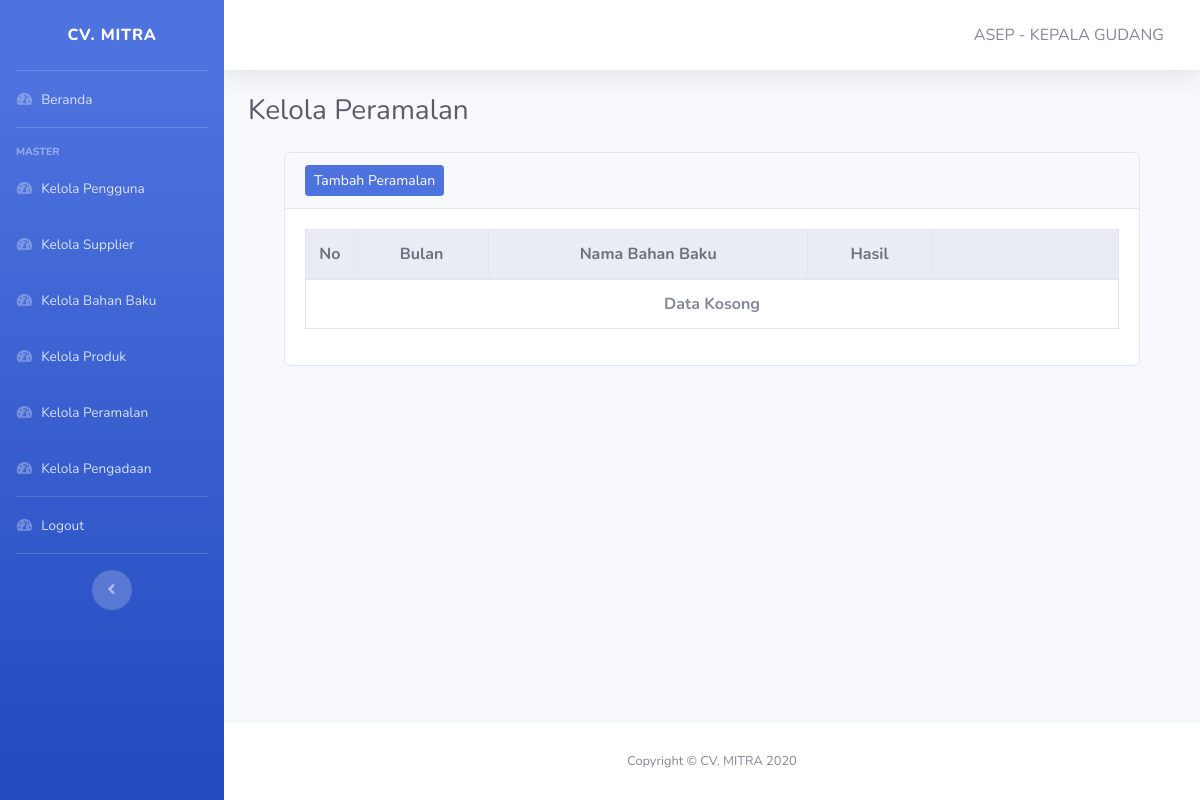
/pages/admin/kelola-peramalan.php (signed in), run on an earlier commit of the app's database.
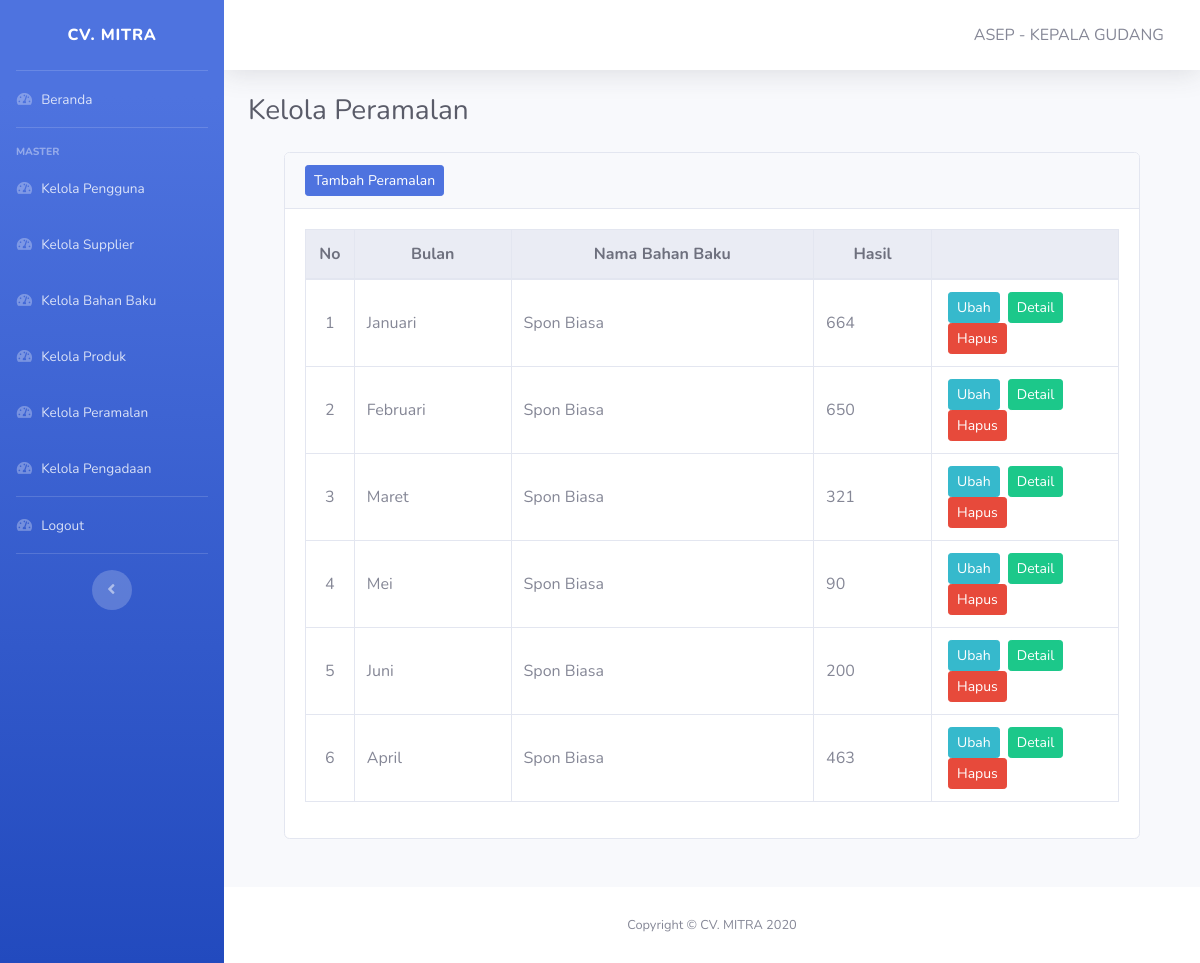
And on a later commit of the database.
### tables this page shows
CREATE TABLE IF NOT EXISTS `peramalan` (
  `id_peramalan` int(11) NOT NULL,
  `bulan` varchar(30) NOT NULL,
  `hasil` int(11) DEFAULT '0',
  `id_bahanbaku` varchar(6) NOT NULL,
  `id_user` int(11) NOT NULL,
  PRIMARY KEY (`id_peramalan`),
  KEY `id_user` (`id_user`),
  KEY `id_bahanbaku` (`id_bahanbaku`),
  CONSTRAINT `peramalan_ibfk_1` FOREIGN KEY (`id_user`) REFERENCES `user` (`id_user`),
  CONSTRAINT `peramalan_ibfk_2` FOREIGN KEY (`id_bahanbaku`) REFERENCES `bahanbaku` (`id_bahanbaku`)
);

CREATE TABLE IF NOT EXISTS `bahanbaku` (
  `id_bahanbaku` varchar(6) NOT NULL,
  `nama_bahanbaku` varchar(40) NOT NULL,
  `satuan_bahanbaku` varchar(10) NOT NULL,
  `harga` varchar(20) NOT NULL,
  `id_supplier` int(11) NOT NULL,
  PRIMARY KEY (`id_bahanbaku`),
  KEY `id_supplier` (`id_supplier`),
  CONSTRAINT `bahanbaku_ibfk_2` FOREIGN KEY (`id_supplier`) REFERENCES `supplier` (`id_supplier`)
);

### pages/admin/kelola-peramalan.php (the view, shortened to what this page needs)
<!DOCTYPE html>
<html lang="en">
<head>
    <?php include '../../layout/header.php' ?>
</head>
<body id="page-top">
    <div id="wrapper">
        <?php include '../../layout/sidebar-admin.php' ?>
        <div id="content-wrapper" class="d-flex flex-column">
            <div id="content">
                <?php include '../../layout/topbar.php' ?>
                <div class="container-fluid">
                    <div class="d-sm-flex align-items-center justify-content-between mb-4">
                        <h1 class="h3 mb-0 text-gray-800">Kelola Peramalan</h1>
                    </div>
                    <div class="container row-12">
                        <div class="col">
                            <div class="card mb-5">
                                <div class="card-header">
                                    <div class="nav-item">
                                        <a href="tambah-peramalan.php" class="btn btn-sm btn-primary">Tambah Peramalan</a>
                                    </div>
                                </div>
                                <div class="card-body">
                                    <table class="table table-responsive-lg table-hover table-bordered" id="Table">
                                        <thead class="thead-light text-center">
                                            <tr>
                                                <th width=6%>No</th>
                                                <th>Bulan</th>
                                                <th>Nama Bahan Baku</th>
                                                <th>Hasil</th>
                                                <th width=23%></th>
                                            </tr>
                                        </thead>
                                        <tbody>
                                            <?php
                                            include "../../koneksi.php";
                                            $no = 1;
                                            $data = mysqli_query($koneksi, "SELECT * FROM peramalan p JOIN bahanbaku b WHERE p.id_bahanbaku = b.id_bahanbaku");
                                            if (mysqli_num_rows($data) == 0) {
                                                ?>
                                                <tr>
                                                    <td colspan="7" class="text-center font-weight-bold">Data Kosong</td>
                                                </tr>
                                                <?php
                                                } else {
                                                    while ($item = mysqli_fetch_array($data)) {
                                                        ?>
                                                    <tr>
                                                        <td class="text-center align-middle"><?php echo $no++; ?></td>
                                                        <td class="align-middle"><?php echo $item['bulan']; ?></td>
                                                        <td class="align-middle"><?php echo $item['nama_bahanbaku']; ?></td>
                                                        <td class="align-middle"><?php echo $item['hasil']; ?></td>
                                                        <td class="text-center">
                                                            <a href="ubah-peramalan.php?id=<?php echo $item['id_peramalan'] ?>" class="btn btn-info btn-sm mx-1 float-left">Ubah</a>
                                                            <a href="detail-peramalan.php?id=<?php echo $item['id_peramalan'] ?>" class="btn btn-success btn-sm mx-1 float-left">Detail</a>
                                                            <form action="hapus-peramalan.php?id=<?php echo $item['id_peramalan'] ?>" method="post">
                                                                <button type="submit" class="btn btn-danger btn-sm mx-1 float-left">Hapus</button>
                                                            </form>
                                                        </td>
                                                    </tr>
                                            <?php
                                                }
                                            }
                                            ?>
                                        </tbody>
                                    </table>
                                </div>
                            </div>
                        </div>
                    </div>
                </div>
            </div>
            <?php include '../../layout/footer.php' ?>
        </div>
    </div>
</body>
</html>

### layout/header.php (shortened to what this page needs)
<link href="../../vendor/fontawesome-free/css/all.min.css" rel="stylesheet" type="text/css">
<link rel="stylesheet" type="text/css" href="https://cdn.datatables.net/1.10.21/css/dataTables.bootstrap4.min.css">
<link href="../../css/sb-admin-2.min.css" rel="stylesheet">

### layout/sidebar-admin.php
<ul class="navbar-nav bg-gradient-primary sidebar sidebar-dark accordion" id="accordionSidebar">
    <a class="sidebar-brand d-flex align-items-center justify-content-center" href="index.php">
        <div class="sidebar-brand-text mx-3">CV. MITRA</div>
    </a>
    <hr class="sidebar-divider my-0">
    <li class="nav-item">
        <a class="nav-link" href="index.php">
            <i class="fas fa-fw fa-tachometer-alt"></i>
            <span>Beranda</span></a>
    </li>
    <hr class="sidebar-divider">
    <div class="sidebar-heading">
        Master
    </div>
    <li class="nav-item">
        <a class="nav-link" href="kelola-pengguna.php">
            <i class="fas fa-fw fa-tachometer-alt"></i>
            <span>Kelola Pengguna</span></a>
    </li>
    <li class="nav-item">
        <a class="nav-link" href="kelola-supplier.php">
            <i class="fas fa-fw fa-tachometer-alt"></i>
            <span>Kelola Supplier</span></a>
    </li>
    <li class="nav-item">
        <a class="nav-link" href="kelola-bahanbaku.php">
            <i class="fas fa-fw fa-tachometer-alt"></i>
            <span>Kelola Bahan Baku</span></a>
    </li>
    <li class="nav-item">
        <a class="nav-link" href="kelola-produk.php">
            <i class="fas fa-fw fa-tachometer-alt"></i>
            <span>Kelola Produk</span></a>
    </li>
    <li class="nav-item">
        <a class="nav-link" href="kelola-peramalan.php">
            <i class="fas fa-fw fa-tachometer-alt"></i>
            <span>Kelola Peramalan</span></a>
    </li>
    <li class="nav-item">
        <a class="nav-link" href="kelola-pengadaan.php">
            <i class="fas fa-fw fa-tachometer-alt"></i>
            <span>Kelola Pengadaan</span></a>
    </li>
    <hr class="sidebar-divider my-0">
    <li class="nav-item">
        <a class="nav-link" href="../../logout.php" data-toggle="modal" data-target="#logoutModal">
            <i class="fas fa-fw fa-tachometer-alt"></i>
            <span>Logout</span></a>
    </li>
    <hr class="sidebar-divider d-none d-md-block">
    <div class="text-center d-none d-md-inline">
        <button class="rounded-circle border-0" id="sidebarToggle"></button>
    </div>
</ul>

### layout/topbar.php (shortened to what this page needs)
<nav class="navbar navbar-expand navbar-light bg-white topbar mb-4 static-top shadow">
    <ul class="navbar-nav ml-auto">
        <li class="nav-item dropdown no-arrow">
            <a class="nav-link dropdown-toggle" href="#" id="userDropdown" role="button" data-toggle="dropdown" aria-haspopup="true" aria-expanded="false">
                <span class="mr-2 d-none d-lg-inline text-gray-600 medium"><?php
                                                                            echo strtoupper($_SESSION['nama']) . " - " . strtoupper($_SESSION['jabatan']); ?></span>
            </a>
        </li>
    </ul>
</nav>

### layout/footer.php
<footer class="sticky-footer bg-white">
    <div class="container my-auto">
        <div class="copyright text-center my-auto">
            <span>Copyright &copy; CV. MITRA 2020</span>
        </div>
    </div>
</footer>

What changed in the data, as far as the page shows it:
added peramalan: bulan "Januari", id_bahanbaku.nama_bahanbaku "Spon Biasa", hasil "664"
added peramalan: bulan "Februari", id_bahanbaku.nama_bahanbaku "Spon Biasa", hasil "650"
added peramalan: bulan "Maret", id_bahanbaku.nama_bahanbaku "Spon Biasa", hasil "321"
added peramalan: bulan "Mei", id_bahanbaku.nama_bahanbaku "Spon Biasa", hasil "90"
added peramalan: bulan "Juni", id_bahanbaku.nama_bahanbaku "Spon Biasa", hasil "200"
added peramalan: bulan "April", id_bahanbaku.nama_bahanbaku "Spon Biasa", hasil "463"
Also different on the page:
text no longer shown: "Data Kosong"
